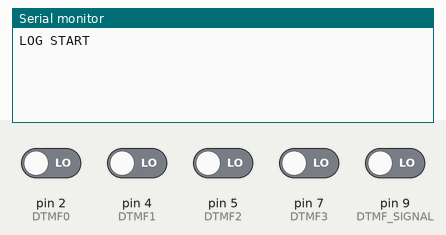
This sketch was run on a simulated Arduino Uno, built with avr-gcc and run on an emulated ATmega328P. Shown: the last lines printed to the serial monitor. The test bench sets the inputs (shaded band); at power-on: pin 2 (DTMF0), pin 4 (DTMF1), pin 5 (DTMF2), pin 7 (DTMF3), pin 9 (DTMF_SIGNAL) LOW.

Above: at 1.2 s.
1.3 s: pin 9 (DTMF_SIGNAL) driven HIGH
At 2.5 s:
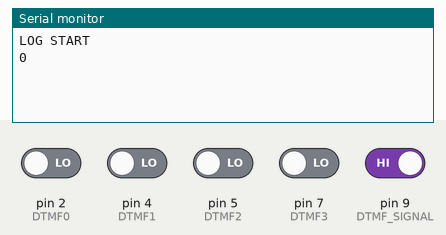
2.8 s: pin 2 (DTMF0) driven HIGH
At 3.7 s:
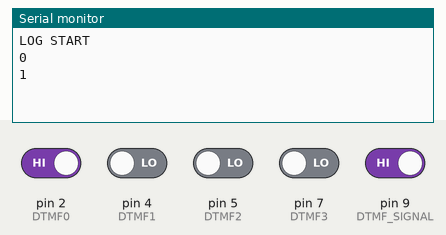
4.3 s: pin 4 (DTMF1) driven HIGH
At 4.9 s:
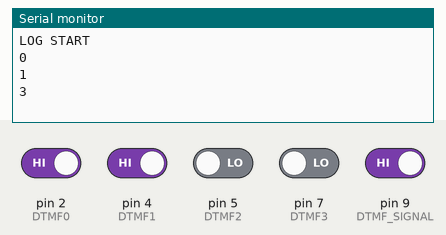
5.8 s: pin 5 (DTMF2) driven HIGH
At 7.0 s:
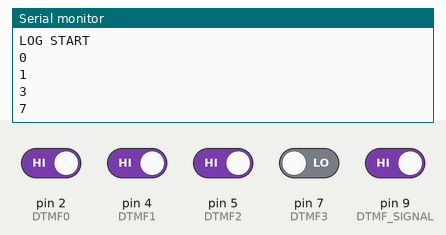
7.3 s: pin 7 (DTMF3) driven HIGH
At 8.3 s:
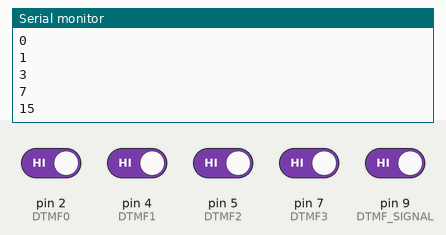
8.8 s: pin 2 (DTMF0) driven LOW
At 9.5 s:
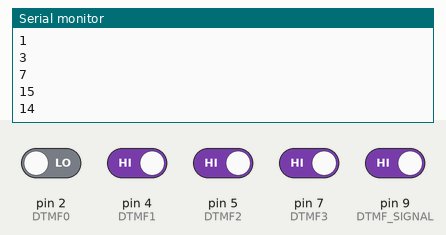
Timing chart, 0 to 11.3 s (numbered marks = the images above; inputs shaded):
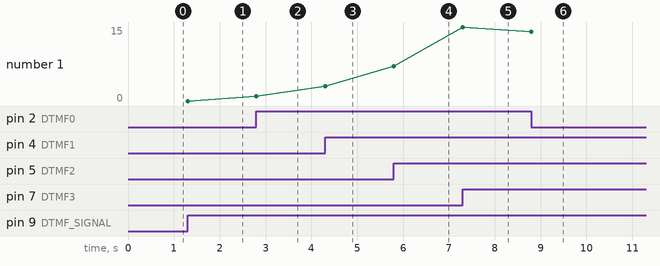

Measured:
- after the input at 1.3 s, the serial monitor: prints a new line at once (image 1)
- after the input at 2.8 s, the serial monitor: prints a new line at once (image 2)
- after the input at 4.3 s, the serial monitor: prints a new line at once (image 3)
- after the input at 5.8 s, the serial monitor: prints a new line at once (image 4)
- after the input at 7.3 s, the serial monitor: prints a new line at once (image 5)
- after the input at 8.8 s, the serial monitor: prints a new line at once (image 6)
- plotted number 1: 0 → 1 after the input at 2.8 s, 1 → 3 after the input at 4.3 s, 3 → 7 after the input at 5.8 s, 7 → 15 after the input at 7.3 s, 15 → 14 after the input at 8.8 s

The sketch:

helios2_dtmf.ino
```cpp
// Helios 2 DTMF Test
// Operation Helios (operationhelios.com)

// PINS
const unsigned int DTMF_SIGNAL = 9;  // pin is high when receiving DTMF signal
const unsigned int DTMF0 = 2;  // LSB
const unsigned int DTMF1 = 4;
const unsigned int DTMF2 = 5;
const unsigned int DTMF3 = 7;  // MSB

// CONSTANTS
const unsigned int SERIAL_BAUD = 57600;

// VARIABLES
byte lastTone = 'a';

// FUNCTION PROTOTYPES
void setPinModes();
bool gotSignal();  // DTMF tone coming in?
byte getPinValue(unsigned int pin);  // digitalRead() a pin, returning 1 or 0
byte readDTMF();  // return the value of the received tone

void setup()
{
  // init serial for debugging
  Serial.begin(SERIAL_BAUD);

  setPinModes();

  Serial.println("LOG START");
}

void loop()
{
  // check if a DTMF tone is being received, then process it
  if (gotSignal())
  {
    byte toneValue = readDTMF();

    if (toneValue != lastTone)
    {
      lastTone = toneValue;
      Serial.println(toneValue);
    }
  }
}

void setPinModes()
{
  pinMode(DTMF_SIGNAL, INPUT);
  pinMode(DTMF0, INPUT);
  pinMode(DTMF1, INPUT);
  pinMode(DTMF2, INPUT);
  pinMode(DTMF3, INPUT);
}

bool gotSignal()
{
  return (digitalRead(DTMF_SIGNAL) == HIGH);
}

byte getPinValue(unsigned int pin)
{
  return ((digitalRead(pin) == HIGH)? 1 : 0);
}

byte readDTMF()
{
  byte pin0 = getPinValue(DTMF0) * B0001;
  byte pin1 = getPinValue(DTMF1) * B0010;
  byte pin2 = getPinValue(DTMF2) * B0100;
  byte pin3 = getPinValue(DTMF3) * B1000;
  return pin0 + pin1 + pin2 + pin3;
}
```
